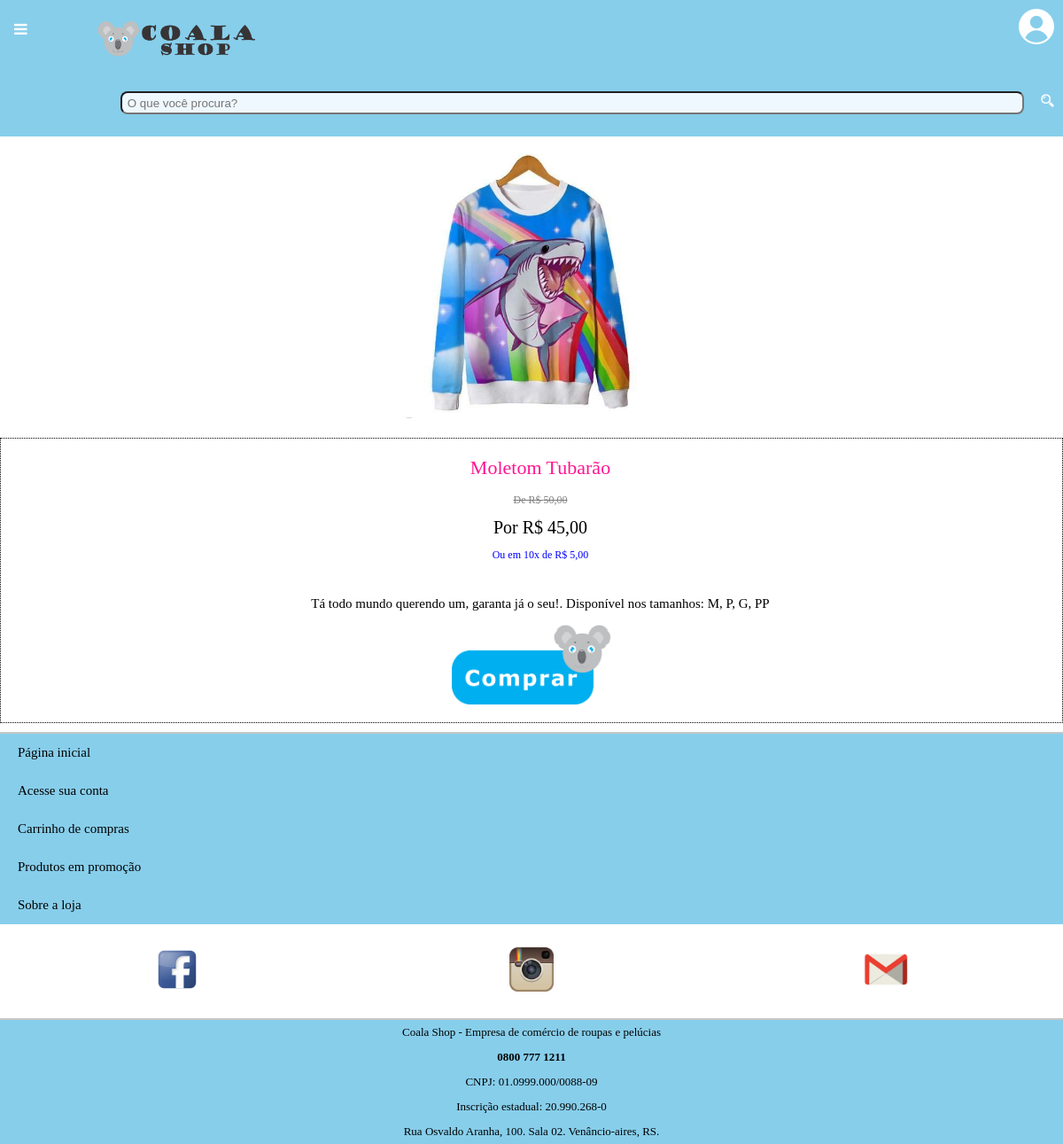
Page /produto-detalhe.php?id=4 on the committed database.
### tables this page shows
CREATE TABLE produtos (
  id int(11) unsigned NOT NULL AUTO_INCREMENT,
  nome varchar(255) NOT NULL,
  valor decimal(6,2) unsigned NOT NULL,
  quantidade smallint(3) unsigned NOT NULL DEFAULT 0,
  descricao varchar(255),
  PRIMARY KEY (id)
);

### produto-detalhe.php (the view, shortened to what this page needs)
<?php
    if (isset($_GET['id']) && $_GET['id'] != ""){
        include "includes/conexao.php";
        $id=$_GET['id'];
        $sql="SELECT * FROM produtos WHERE id= $id";
        $resultado=mysqli_query($conexao, $sql);
        $produto=mysqli_fetch_array($resultado);
        $preco1 = $produto['valor'];
        $preco2 = number_format($preco1,2,",",".");
        $precodesconto = $preco1*0.9;
        $precodesconto = number_format($precodesconto,2,",",".");
        $precoparcelado = $preco1/10;
        $precoparcelado = number_format($precoparcelado,2,",",".");
    }
?>
<!DOCTYPE html>
<html>
<head>
    <link rel="stylesheet" href="estilo.css" />
</head>
<body>
    <div class="flex-container">
        <?php
            include "includes/cabecalho.php";
        ?>
        <div class="flex-corpo center">
            <div class="center">
                <img src="produtos/<?php echo $produto['id'] ?>.jpg" width="300px" />
            </div>
            <br>
            <div class="center borda">
                <p class="nome-produto">
                    <?php echo $produto['nome'] ?>
                </p>
                <p class="preco-real">
                    De R$
                    <?php echo $preco2?>
                </p>
                <p class="preco-comdesconto">
                    Por R$
                    <?php echo $precodesconto?>
                </p>
                <p class="preco-parcelado">
                    Ou em 10x de R$
                    <?php echo $precoparcelado ?>
                </p>
                <br>
                <p class="descricao-produto">
                    <?php echo $produto['descricao'] ?>
                </p>
                <?php
                    if(isset($_SESSION['loginCliente']) && $_SESSION['loginCliente']){
                ?>
                        <p class="comprar">
                            <a href="comprar.php?idProduto=<?php echo $produto['id']; ?>" class="botao-comprar"> <img src="img/comprar1.png" onMouseOver="src='img/comprar2.png'" onMouseOut="src='img/comprar1.png'" height="90px"> </a>
                        </p>
                <?php } else {
                ?>
                        <p class="comprar">
                            <a href="login.php?idProduto=<?php echo $produto['id']; ?>"> <img src="img/comprar1.png" onMouseOver="src='img/comprar2.png'" onMouseOut="src='img/comprar1.png'" height="90px"> </a>
                        </p>
                <?php }
                ?>
            </div>
        </div>
        <?php
            include "includes/rodape.php";
        ?>
    </div>
</body>
</html>

### estilo.css (style rules this page uses)
body { font-family: "Verdana", sans-serif; margin: 0px; }
a { text-decoration: none; }
p { font-family: "Verdana"; }
.flex-container { display: flex; flex-wrap: wrap; flex-direction: column; }
.flex-corpo { display: flex; flex-direction: column; }
.nome-produto { font-family: "Verdana"; font-size: 22px; line-height: 1; color: rgb(255, 20, 146); padding-left: 20px; }
.descricao-produto { font-family: "Verdana"; font-size: 15px; line-height: 1; color: rgb(0, 0, 0); padding-left: 20px; }
.preco-real { font-family: "Verdana"; font-size: 12px; line-height: 0.5; color: grey; text-decoration: line-through; padding-left: 20px; }
.preco-comdesconto { font-size: 20px; line-height: 0.8; color: black; padding-left: 20px; }
.preco-parcelado { font-size: 12px; line-height: 0.5; color: blue; padding-left: 20px; }
.center { text-align: center; }
.borda { border: dotted; border-width: 1px; }

### rows in the picture
produtos: nome "Moletom Tubarão", valor "50,00", valor "45,00", valor "5,00", descricao "Tá todo mundo querendo um, garanta já o seu!. Disponível nos tamanhos: M, P, G, PP"
